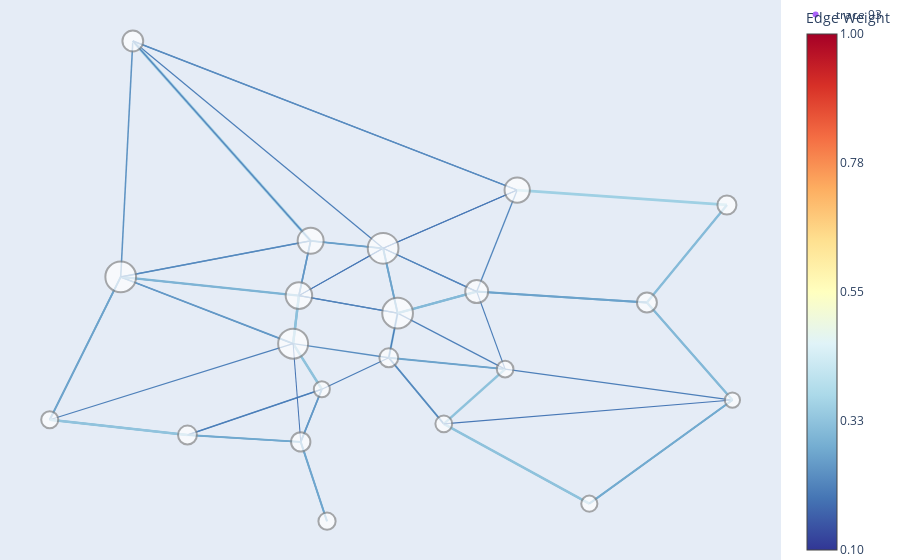

Notebook code cell kept with this figure:
### Code cell
G2 = define_graph(trip_counts, remove_weak_edges=True, threshold=0.1, standardise=False)
G2 = update_node_sizes(G2, income, var_of_interest)
positions = get_positions(gdf)
edge_widths = set_art(G2, 0.1)
fig = plotly_graph(G2, positions, edge_widths, var_of_interest, node_size_scale=0.003)
fig.show()

### Figure 1 — Plotly figure (JSON) as saved in the notebook; plotly's stock layout.template omitted (floating-point values rounded to 4 significant figures)
{"data": [{"hoverinfo": "text", "line": {"color": "rgba(253.01960784313727, 174.98039215686273, 97.92156862745098, 1.0)", "width": 6.959}, "mode": "lines", "showlegend": false, "text": "Width: 6.96", "type": "scatter", "x": [-3.705, -3.705, null], "y": [40.42, 40.42, null]}, {"hoverinfo": "text", "line": {"color": "rgba(90.19607843137256, 142.2549019607843, 193.07843137254903, 1.0)", "width": 1.472}, "mode": "lines", "showlegend": false, "text": "Width: 1.47", "type": "scatter", "x": [-3.705, -3.697, null], "y": [40.42, 40.4, null]}, {"hoverinfo": "text", "line": {"color": "rgba(126.78431372549022, 181.62745098039218, 213.7058823529412, 1.0)", "width": 2.201}, "mode": "lines", "showlegend": false, "text": "Width: 2.20", "type": "scatter", "x": [-3.705, -3.704, null], "y": [40.42, 40.44, null]}, {"hoverinfo": "text", "line": {"color": "rgba(73.60784313725492, 122.49019607843138, 182.84313725490196, 1.0)", "width": 1.095}, "mode": "lines", "showlegend": false, "text": "Width: 1.10", "type": "scatter", "x": [-3.705, -3.757, null], "y": [40.42, 40.45, null]}, {"hoverinfo": "text", "line": {"color": "rgba(141.8823529411765, 193.70588235294122, 220.2941176470588, 1.0)", "width": 2.494}, "mode": "lines", "showlegend": false, "text": "Width: 2.49", "type": "scatter", "x": [-3.697, -3.705, null], "y": [40.4, 40.42, null]}, {"hoverinfo": "text", "line": {"color": "rgba(254.50980392156862, 239.80392156862743, 167.9607843137255, 1.0)", "width": 5.475}, "mode": "lines", "showlegend": false, "text": "Width: 5.47", "type": "scatter", "x": [-3.697, -3.697, null], "y": [40.4, 40.4, null]}, {"hoverinfo": "text", "line": {"color": "rgba(88.35294117647061, 140.0588235294118, 191.94117647058823, 1.0)", "width": 1.439}, "mode": "lines", "showlegend": false, "text": "Width: 1.44", "type": "scatter", "x": [-3.697, -3.737, null], "y": [40.4, 40.38, null]}, {"hoverinfo": "text", "line": {"color": "rgba(90.19607843137256, 142.2549019607843, 193.07843137254903, 1.0)", "width": 1.451}, "mode": "lines", "showlegend": false, "text": "Width: 1.45", "type": "scatter", "x": [-3.697, -3.703, null], "y": [40.4, 40.38, null]}, {"hoverinfo": "text", "line": {"color": "rgba(139.72549019607845, 191.98039215686276, 219.3529411764706, 1.0)", "width": 2.428}, "mode": "lines", "showlegend": false, "text": "Width: 2.43", "type": "scatter", "x": [-3.704, -3.705, null], "y": [40.44, 40.42, null]}, {"hoverinfo": "text", "line": {"color": "rgba(77.29411764705883, 126.88235294117649, 185.11764705882354, 1.0)", "width": 1.194}, "mode": "lines", "showlegend": false, "text": "Width: 1.19", "type": "scatter", "x": [-3.704, -3.674, null], "y": [40.44, 40.43, null]}, {"hoverinfo": "text", "line": {"color": "rgba(69.921568627451, 118.09803921568628, 180.56862745098042, 1.0)", "width": 1.035}, "mode": "lines", "showlegend": false, "text": "Width: 1.03", "type": "scatter", "x": [-3.704, -3.678, null], "y": [40.44, 40.46, null]}, {"hoverinfo": "text", "line": {"color": "rgba(99.41176470588236, 153.2352941176471, 198.76470588235296, 1.0)", "width": 1.641}, "mode": "lines", "showlegend": false, "text": "Width: 1.64", "type": "scatter", "x": [-3.704, -3.7, null], "y": [40.44, 40.46, null]}, {"hoverinfo": "text", "line": {"color": "rgba(253.72549019607843, 210.27450980392157, 131.09803921568627, 1.0)", "width": 6.263}, "mode": "lines", "showlegend": false, "text": "Width: 6.26", "type": "scatter", "x": [-3.704, -3.704, null], "y": [40.44, 40.44, null]}, {"hoverinfo": "text", "line": {"color": "rgba(88.35294117647061, 140.0588235294118, 191.94117647058823, 1.0)", "width": 1.418}, "mode": "lines", "showlegend": false, "text": "Width: 1.42", "type": "scatter", "x": [-3.704, -3.757, null], "y": [40.44, 40.45, null]}, {"hoverinfo": "text", "line": {"color": "rgba(99.41176470588236, 153.2352941176471, 198.76470588235296, 1.0)", "width": 1.655}, "mode": "lines", "showlegend": false, "text": "Width: 1.65", "type": "scatter", "x": [-3.757, -3.705, null], "y": [40.45, 40.42, null]}, {"hoverinfo": "text", "line": {"color": "rgba(97.5686274509804, 151.03921568627453, 197.62745098039218, 1.0)", "width": 1.603}, "mode": "lines", "showlegend": false, "text": "Width: 1.60", "type": "scatter", "x": [-3.757, -3.7, null], "y": [40.45, 40.46, null]}, {"hoverinfo": "text", "line": {"color": "rgba(124.62745098039218, 179.90196078431376, 212.76470588235296, 1.0)", "width": 2.149}, "mode": "lines", "showlegend": false, "text": "Width: 2.15", "type": "scatter", "x": [-3.757, -3.704, null], "y": [40.45, 40.44, null]}, {"hoverinfo": "text", "line": {"color": "rgba(93.88235294117649, 146.64705882352945, 195.3529411764706, 1.0)", "width": 1.549}, "mode": "lines", "showlegend": false, "text": "Width: 1.55", "type": "scatter", "x": [-3.757, -3.754, null], "y": [40.45, 40.54, null]}, {"hoverinfo": "text", "line": {"color": "rgba(254.8235294117647, 249.5294117647059, 182.70588235294122, 1.0)", "width": 5.159}, "mode": "lines", "showlegend": false, "text": "Width: 5.16", "type": "scatter", "x": [-3.757, -3.757, null], "y": [40.45, 40.45, null]}, {"hoverinfo": "text", "line": {"color": "rgba(95.72549019607845, 148.843137254902, 196.49019607843138, 1.0)", "width": 1.574}, "mode": "lines", "showlegend": false, "text": "Width: 1.57", "type": "scatter", "x": [-3.757, -3.779, null], "y": [40.45, 40.39, null]}, {"hoverinfo": "text", "line": {"color": "rgba(75.45098039215688, 124.68627450980394, 183.98039215686276, 1.0)", "width": 1.144}, "mode": "lines", "showlegend": false, "text": "Width: 1.14", "type": "scatter", "x": [-3.737, -3.697, null], "y": [40.38, 40.4, null]}, {"hoverinfo": "text", "line": {"color": "rgba(110.47058823529414, 166.41176470588238, 205.58823529411765, 1.0)", "width": 1.879}, "mode": "lines", "showlegend": false, "text": "Width: 1.88", "type": "scatter", "x": [-3.737, -3.779, null], "y": [40.38, 40.39, null]}, {"hoverinfo": "text", "line": {"color": "rgba(252.47058823529414, 170.17647058823536, 95.23529411764709, 1.0)", "width": 7.058}, "mode": "lines", "showlegend": false, "text": "Width: 7.06", "type": "scatter", "x": [-3.737, -3.737, null], "y": [40.38, 40.38, null]}, {"hoverinfo": "text", "line": {"color": "rgba(93.88235294117649, 146.64705882352945, 195.3529411764706, 1.0)", "width": 1.529}, "mode": "lines", "showlegend": false, "text": "Width: 1.53", "type": "scatter", "x": [-3.737, -3.703, null], "y": [40.38, 40.38, null]}, {"hoverinfo": "text", "line": {"color": "rgba(68.6078431372549, 115.76470588235296, 179.3921568627451, 1.0)", "width": 1.003}, "mode": "lines", "showlegend": false, "text": "Width: 1.00", "type": "scatter", "x": [-3.703, -3.705, null], "y": [40.38, 40.42, null]}, {"hoverinfo": "text", "line": {"color": "rgba(99.41176470588236, 153.2352941176471, 198.76470588235296, 1.0)", "width": 1.677}, "mode": "lines", "showlegend": false, "text": "Width: 1.68", "type": "scatter", "x": [-3.703, -3.697, null], "y": [40.38, 40.4, null]}, {"hoverinfo": "text", "line": {"color": "rgba(112.31372549019609, 168.60784313725495, 206.72549019607843, 1.0)", "width": 1.916}, "mode": "lines", "showlegend": false, "text": "Width: 1.92", "type": "scatter", "x": [-3.703, -3.737, null], "y": [40.38, 40.38, null]}, {"hoverinfo": "text", "line": {"color": "rgba(254.31372549019608, 233.72549019607843, 158.7450980392157, 1.0)", "width": 5.68}, "mode": "lines", "showlegend": false, "text": "Width: 5.68", "type": "scatter", "x": [-3.703, -3.703, null], "y": [40.38, 40.38, null]}, {"hoverinfo": "text", "line": {"color": "rgba(97.5686274509804, 151.03921568627453, 197.62745098039218, 1.0)", "width": 1.609}, "mode": "lines", "showlegend": false, "text": "Width: 1.61", "type": "scatter", "x": [-3.703, -3.695, null], "y": [40.38, 40.34, null]}, {"hoverinfo": "text", "line": {"color": "rgba(90.19607843137256, 142.2549019607843, 193.07843137254903, 1.0)", "width": 1.457}, "mode": "lines", "showlegend": false, "text": "Width: 1.46", "type": "scatter", "x": [-3.676, -3.705, null], "y": [40.41, 40.42, null]}, {"hoverinfo": "text", "line": {"color": "rgba(75.45098039215688, 124.68627450980394, 183.98039215686276, 1.0)", "width": 1.133}, "mode": "lines", "showlegend": false, "text": "Width: 1.13", "type": "scatter", "x": [-3.676, -3.697, null], "y": [40.41, 40.4, null]}, {"hoverinfo": "text", "line": {"color": "rgba(253.1764705882353, 254.2941176470588, 194.35294117647058, 1.0)", "width": 4.934}, "mode": "lines", "showlegend": false, "text": "Width: 4.93", "type": "scatter", "x": [-3.676, -3.676, null], "y": [40.41, 40.41, null]}, {"hoverinfo": "text", "line": {"color": "rgba(120.31372549019609, 176.45098039215688, 210.88235294117646, 1.0)", "width": 2.093}, "mode": "lines", "showlegend": false, "text": "Width: 2.09", "type": "scatter", "x": [-3.676, -3.674, null], "y": [40.41, 40.43, null]}, {"hoverinfo": "text", "line": {"color": "rgba(104.94117647058823, 159.82352941176472, 202.17647058823528, 1.0)", "width": 1.773}, "mode": "lines", "showlegend": false, "text": "Width: 1.77", "type": "scatter", "x": [-3.676, -3.66, null], "y": [40.41, 40.38, null]}, {"hoverinfo": "text", "line": {"color": "rgba(75.45098039215688, 124.68627450980394, 183.98039215686276, 1.0)", "width": 1.158}, "mode": "lines", "showlegend": false, "text": "Width: 1.16", "type": "scatter", "x": [-3.676, -3.641, null], "y": [40.41, 40.41, null]}, {"hoverinfo": "text", "line": {"color": "rgba(69.921568627451, 118.09803921568628, 180.56862745098042, 1.0)", "width": 1.041}, "mode": "lines", "showlegend": false, "text": "Width: 1.04", "type": "scatter", "x": [-3.674, -3.676, null], "y": [40.43, 40.41, null]}, {"hoverinfo": "text", "line": {"color": "rgba(253.52941176470588, 200.47058823529414, 121.88235294117646, 1.0)", "width": 6.455}, "mode": "lines", "showlegend": false, "text": "Width: 6.45", "type": "scatter", "x": [-3.674, -3.674, null], "y": [40.43, 40.43, null]}, {"hoverinfo": "text", "line": {"color": "rgba(101.25490196078432, 155.4313725490196, 199.90196078431376, 1.0)", "width": 1.697}, "mode": "lines", "showlegend": false, "text": "Width: 1.70", "type": "scatter", "x": [-3.674, -3.678, null], "y": [40.43, 40.46, null]}, {"hoverinfo": "text", "line": {"color": "rgba(80.98039215686276, 131.2745098039216, 187.3921568627451, 1.0)", "width": 1.258}, "mode": "lines", "showlegend": false, "text": "Width: 1.26", "type": "scatter", "x": [-3.674, -3.704, null], "y": [40.43, 40.44, null]}, {"hoverinfo": "text", "line": {"color": "rgba(114.15686274509805, 170.8039215686275, 207.86274509803923, 1.0)", "width": 1.965}, "mode": "lines", "showlegend": false, "text": "Width: 1.96", "type": "scatter", "x": [-3.674, -3.65, null], "y": [40.43, 40.44, null]}, {"hoverinfo": "text", "line": {"color": "rgba(84.66666666666667, 135.66666666666669, 189.66666666666669, 1.0)", "width": 1.355}, "mode": "lines", "showlegend": false, "text": "Width: 1.35", "type": "scatter", "x": [-3.66, -3.676, null], "y": [40.38, 40.41, null]}, {"hoverinfo": "text", "line": {"color": "rgba(253.5686274509804, 202.43137254901967, 123.72549019607848, 1.0)", "width": 6.431}, "mode": "lines", "showlegend": false, "text": "Width: 6.43", "type": "scatter", "x": [-3.66, -3.66, null], "y": [40.38, 40.38, null]}, {"hoverinfo": "text", "line": {"color": "rgba(97.5686274509804, 151.03921568627453, 197.62745098039218, 1.0)", "width": 1.608}, "mode": "lines", "showlegend": false, "text": "Width: 1.61", "type": "scatter", "x": [-3.66, -3.616, null], "y": [40.38, 40.35, null]}, {"hoverinfo": "text", "line": {"color": "rgba(108.62745098039218, 164.21568627450984, 204.45098039215688, 1.0)", "width": 1.85}, "mode": "lines", "showlegend": false, "text": "Width: 1.85", "type": "scatter", "x": [-3.641, -3.676, null], "y": [40.41, 40.41, null]}, {"hoverinfo": "text", "line": {"color": "rgba(79.13725490196079, 129.07843137254903, 186.25490196078434, 1.0)", "width": 1.239}, "mode": "lines", "showlegend": false, "text": "Width: 1.24", "type": "scatter", "x": [-3.641, -3.674, null], "y": [40.41, 40.43, null]}, {"hoverinfo": "text", "line": {"color": "rgba(141.8823529411765, 193.70588235294122, 220.2941176470588, 1.0)", "width": 2.497}, "mode": "lines", "showlegend": false, "text": "Width: 2.50", "type": "scatter", "x": [-3.641, -3.66, null], "y": [40.41, 40.38, null]}, {"hoverinfo": "text", "line": {"color": "rgba(237.37254901960787, 248.1764705882353, 223.41176470588232, 1.0)", "width": 4.421}, "mode": "lines", "showlegend": false, "text": "Width: 4.42", "type": "scatter", "x": [-3.641, -3.641, null], "y": [40.41, 40.41, null]}, {"hoverinfo": "text", "line": {"color": "rgba(75.45098039215688, 124.68627450980394, 183.98039215686276, 1.0)", "width": 1.139}, "mode": "lines", "showlegend": false, "text": "Width: 1.14", "type": "scatter", "x": [-3.641, -3.65, null], "y": [40.41, 40.44, null]}, {"hoverinfo": "text", "line": {"color": "rgba(108.62745098039218, 164.21568627450984, 204.45098039215688, 1.0)", "width": 1.867}, "mode": "lines", "showlegend": false, "text": "Width: 1.87", "type": "scatter", "x": [-3.678, -3.674, null], "y": [40.46, 40.43, null]}, {"hoverinfo": "text", "line": {"color": "rgba(253.60784313725492, 204.3921568627451, 125.5686274509804, 1.0)", "width": 6.391}, "mode": "lines", "showlegend": false, "text": "Width: 6.39", "type": "scatter", "x": [-3.678, -3.678, null], "y": [40.46, 40.46, null]}, {"hoverinfo": "text", "line": {"color": "rgba(80.98039215686276, 131.2745098039216, 187.3921568627451, 1.0)", "width": 1.289}, "mode": "lines", "showlegend": false, "text": "Width: 1.29", "type": "scatter", "x": [-3.678, -3.7, null], "y": [40.46, 40.46, null]}, {"hoverinfo": "text", "line": {"color": "rgba(73.60784313725492, 122.49019607843138, 182.84313725490196, 1.0)", "width": 1.129}, "mode": "lines", "showlegend": false, "text": "Width: 1.13", "type": "scatter", "x": [-3.678, -3.704, null], "y": [40.46, 40.44, null]}, {"hoverinfo": "text", "line": {"color": "rgba(77.29411764705883, 126.88235294117649, 185.11764705882354, 1.0)", "width": 1.206}, "mode": "lines", "showlegend": false, "text": "Width: 1.21", "type": "scatter", "x": [-3.678, -3.754, null], "y": [40.46, 40.54, null]}, {"hoverinfo": "text", "line": {"color": "rgba(82.82352941176471, 133.47058823529412, 188.5294117647059, 1.0)", "width": 1.322}, "mode": "lines", "showlegend": false, "text": "Width: 1.32", "type": "scatter", "x": [-3.678, -3.65, null], "y": [40.46, 40.44, null]}, {"hoverinfo": "text", "line": {"color": "rgba(69.921568627451, 118.09803921568628, 180.56862745098042, 1.0)", "width": 1.018}, "mode": "lines", "showlegend": false, "text": "Width: 1.02", "type": "scatter", "x": [-3.678, -3.638, null], "y": [40.46, 40.48, null]}, {"hoverinfo": "text", "line": {"color": "rgba(131.0980392156863, 185.07843137254903, 215.58823529411765, 1.0)", "width": 2.266}, "mode": "lines", "showlegend": false, "text": "Width: 2.27", "type": "scatter", "x": [-3.65, -3.674, null], "y": [40.44, 40.43, null]}, {"hoverinfo": "text", "line": {"color": "rgba(82.82352941176471, 133.47058823529412, 188.5294117647059, 1.0)", "width": 1.295}, "mode": "lines", "showlegend": false, "text": "Width: 1.29", "type": "scatter", "x": [-3.65, -3.678, null], "y": [40.44, 40.46, null]}, {"hoverinfo": "text", "line": {"color": "rgba(254.78431372549022, 248.31372549019608, 180.8627450980392, 1.0)", "width": 5.222}, "mode": "lines", "showlegend": false, "text": "Width: 5.22", "type": "scatter", "x": [-3.65, -3.65, null], "y": [40.44, 40.44, null]}, {"hoverinfo": "text", "line": {"color": "rgba(110.47058823529414, 166.41176470588238, 205.58823529411765, 1.0)", "width": 1.896}, "mode": "lines", "showlegend": false, "text": "Width: 1.90", "type": "scatter", "x": [-3.65, -3.599, null], "y": [40.44, 40.43, null]}, {"hoverinfo": "text", "line": {"color": "rgba(104.94117647058823, 159.82352941176472, 202.17647058823528, 1.0)", "width": 1.792}, "mode": "lines", "showlegend": false, "text": "Width: 1.79", "type": "scatter", "x": [-3.7, -3.678, null], "y": [40.46, 40.46, null]}, {"hoverinfo": "text", "line": {"color": "rgba(254.0, 224.0, 144.0, 1.0)", "width": 6.015}, "mode": "lines", "showlegend": false, "text": "Width: 6.01", "type": "scatter", "x": [-3.7, -3.7, null], "y": [40.46, 40.46, null]}, {"hoverinfo": "text", "line": {"color": "rgba(97.5686274509804, 151.03921568627453, 197.62745098039218, 1.0)", "width": 1.618}, "mode": "lines", "showlegend": false, "text": "Width: 1.62", "type": "scatter", "x": [-3.7, -3.704, null], "y": [40.46, 40.44, null]}, {"hoverinfo": "text", "line": {"color": "rgba(161.29411764705884, 209.23529411764707, 228.76470588235296, 1.0)", "width": 2.84}, "mode": "lines", "showlegend": false, "text": "Width: 2.84", "type": "scatter", "x": [-3.7, -3.754, null], "y": [40.46, 40.54, null]}, {"hoverinfo": "text", "line": {"color": "rgba(84.66666666666667, 135.66666666666669, 189.66666666666669, 1.0)", "width": 1.332}, "mode": "lines", "showlegend": false, "text": "Width: 1.33", "type": "scatter", "x": [-3.7, -3.757, null], "y": [40.46, 40.45, null]}, {"hoverinfo": "text", "line": {"color": "rgba(84.66666666666667, 135.66666666666669, 189.66666666666669, 1.0)", "width": 1.355}, "mode": "lines", "showlegend": false, "text": "Width: 1.36", "type": "scatter", "x": [-3.754, -3.7, null], "y": [40.54, 40.46, null]}, {"hoverinfo": "text", "line": {"color": "rgba(165.0, 0.0, 38.0, 1.0)", "width": 10}, "mode": "lines", "showlegend": false, "text": "Width: 10.00", "type": "scatter", "x": [-3.754, -3.754, null], "y": [40.54, 40.54, null]}, {"hoverinfo": "text", "line": {"color": "rgba(71.76470588235294, 120.29411764705884, 181.7058823529412, 1.0)", "width": 1.086}, "mode": "lines", "showlegend": false, "text": "Width: 1.09", "type": "scatter", "x": [-3.754, -3.638, null], "y": [40.54, 40.48, null]}, {"hoverinfo": "text", "line": {"color": "rgba(73.60784313725492, 122.49019607843138, 182.84313725490196, 1.0)", "width": 1.105}, "mode": "lines", "showlegend": false, "text": "Width: 1.10", "type": "scatter", "x": [-3.638, -3.678, null], "y": [40.48, 40.46, null]}, {"hoverinfo": "text", "line": {"color": "rgba(88.35294117647061, 140.0588235294118, 191.94117647058823, 1.0)", "width": 1.417}, "mode": "lines", "showlegend": false, "text": "Width: 1.42", "type": "scatter", "x": [-3.638, -3.754, null], "y": [40.48, 40.54, null]}, {"hoverinfo": "text", "line": {"color": "rgba(84.66666666666667, 135.66666666666669, 189.66666666666669, 1.0)", "width": 1.349}, "mode": "lines", "showlegend": false, "text": "Width: 1.35", "type": "scatter", "x": [-3.638, -3.65, null], "y": [40.48, 40.44, null]}, {"hoverinfo": "text", "line": {"color": "rgba(224.66666666666666, 68.33333333333333, 48.333333333333336, 1.0)", "width": 8.649}, "mode": "lines", "showlegend": false, "text": "Width: 8.65", "type": "scatter", "x": [-3.638, -3.638, null], "y": [40.48, 40.48, null]}, {"hoverinfo": "text", "line": {"color": "rgba(79.13725490196079, 129.07843137254903, 186.25490196078434, 1.0)", "width": 1.217}, "mode": "lines", "showlegend": false, "text": "Width: 1.22", "type": "scatter", "x": [-3.779, -3.705, null], "y": [40.39, 40.42, null]}, {"hoverinfo": "text", "line": {"color": "rgba(108.62745098039218, 164.21568627450984, 204.45098039215688, 1.0)", "width": 1.864}, "mode": "lines", "showlegend": false, "text": "Width: 1.86", "type": "scatter", "x": [-3.779, -3.757, null], "y": [40.39, 40.45, null]}, {"hoverinfo": "text", "line": {"color": "rgba(253.33333333333334, 190.66666666666666, 112.66666666666666, 1.0)", "width": 6.668}, "mode": "lines", "showlegend": false, "text": "Width: 6.67", "type": "scatter", "x": [-3.779, -3.779, null], "y": [40.39, 40.39, null]}, {"hoverinfo": "text", "line": {"color": "rgba(144.03921568627453, 195.4313725490196, 221.23529411764707, 1.0)", "width": 2.513}, "mode": "lines", "showlegend": false, "text": "Width: 2.51", "type": "scatter", "x": [-3.779, -3.737, null], "y": [40.39, 40.38, null]}, {"hoverinfo": "text", "line": {"color": "rgba(110.47058823529414, 166.41176470588238, 205.58823529411765, 1.0)", "width": 1.902}, "mode": "lines", "showlegend": false, "text": "Width: 1.90", "type": "scatter", "x": [-3.695, -3.703, null], "y": [40.34, 40.38, null]}, {"hoverinfo": "text", "line": {"color": "rgba(236.0392156862745, 92.25490196078431, 59.31372549019608, 1.0)", "width": 8.272}, "mode": "lines", "showlegend": false, "text": "Width: 8.27", "type": "scatter", "x": [-3.695, -3.695, null], "y": [40.34, 40.34, null]}, {"hoverinfo": "text", "line": {"color": "rgba(141.8823529411765, 193.70588235294122, 220.2941176470588, 1.0)", "width": 2.472}, "mode": "lines", "showlegend": false, "text": "Width: 2.47", "type": "scatter", "x": [-3.616, -3.66, null], "y": [40.35, 40.38, null]}, {"hoverinfo": "text", "line": {"color": "rgba(252.47058823529414, 170.17647058823536, 95.23529411764709, 1.0)", "width": 7.068}, "mode": "lines", "showlegend": false, "text": "Width: 7.07", "type": "scatter", "x": [-3.616, -3.616, null], "y": [40.35, 40.35, null]}, {"hoverinfo": "text", "line": {"color": "rgba(93.88235294117649, 146.64705882352945, 195.3529411764706, 1.0)", "width": 1.534}, "mode": "lines", "showlegend": false, "text": "Width: 1.53", "type": "scatter", "x": [-3.616, -3.573, null], "y": [40.35, 40.39, null]}, {"hoverinfo": "text", "line": {"color": "rgba(106.78431372549022, 162.0196078431373, 203.31372549019608, 1.0)", "width": 1.799}, "mode": "lines", "showlegend": false, "text": "Width: 1.80", "type": "scatter", "x": [-3.599, -3.65, null], "y": [40.43, 40.44, null]}, {"hoverinfo": "text", "line": {"color": "rgba(88.35294117647061, 140.0588235294118, 191.94117647058823, 1.0)", "width": 1.42}, "mode": "lines", "showlegend": false, "text": "Width: 1.42", "type": "scatter", "x": [-3.599, -3.573, null], "y": [40.43, 40.39, null]}, {"hoverinfo": "text", "line": {"color": "rgba(250.35294117647058, 154.88235294117646, 88.17647058823529, 1.0)", "width": 7.29}, "mode": "lines", "showlegend": false, "text": "Width: 7.29", "type": "scatter", "x": [-3.599, -3.599, null], "y": [40.43, 40.43, null]}, {"hoverinfo": "text", "line": {"color": "rgba(73.60784313725492, 122.49019607843138, 182.84313725490196, 1.0)", "width": 1.13}, "mode": "lines", "showlegend": false, "text": "Width: 1.13", "type": "scatter", "x": [-3.599, -3.575, null], "y": [40.43, 40.48, null]}, {"hoverinfo": "text", "line": {"color": "rgba(71.76470588235294, 120.29411764705884, 181.7058823529412, 1.0)", "width": 1.088}, "mode": "lines", "showlegend": false, "text": "Width: 1.09", "type": "scatter", "x": [-3.573, -3.66, null], "y": [40.39, 40.38, null]}, {"hoverinfo": "text", "line": {"color": "rgba(77.29411764705883, 126.88235294117649, 185.11764705882354, 1.0)", "width": 1.178}, "mode": "lines", "showlegend": false, "text": "Width: 1.18", "type": "scatter", "x": [-3.573, -3.641, null], "y": [40.39, 40.41, null]}, {"hoverinfo": "text", "line": {"color": "rgba(114.15686274509805, 170.8039215686275, 207.86274509803923, 1.0)", "width": 1.978}, "mode": "lines", "showlegend": false, "text": "Width: 1.98", "type": "scatter", "x": [-3.573, -3.616, null], "y": [40.39, 40.35, null]}, {"hoverinfo": "text", "line": {"color": "rgba(254.98039215686273, 254.39215686274508, 190.07843137254903, 1.0)", "width": 5.034}, "mode": "lines", "showlegend": false, "text": "Width: 5.03", "type": "scatter", "x": [-3.573, -3.573, null], "y": [40.39, 40.39, null]}, {"hoverinfo": "text", "line": {"color": "rgba(131.0980392156863, 185.07843137254903, 215.58823529411765, 1.0)", "width": 2.296}, "mode": "lines", "showlegend": false, "text": "Width: 2.30", "type": "scatter", "x": [-3.573, -3.599, null], "y": [40.39, 40.43, null]}, {"hoverinfo": "text", "line": {"color": "rgba(159.1372549019608, 207.50980392156865, 227.82352941176472, 1.0)", "width": 2.8}, "mode": "lines", "showlegend": false, "text": "Width: 2.80", "type": "scatter", "x": [-3.575, -3.638, null], "y": [40.48, 40.48, null]}, {"hoverinfo": "text", "line": {"color": "rgba(133.2549019607843, 186.8039215686275, 216.52941176470588, 1.0)", "width": 2.308}, "mode": "lines", "showlegend": false, "text": "Width: 2.31", "type": "scatter", "x": [-3.575, -3.599, null], "y": [40.48, 40.43, null]}, {"hoverinfo": "text", "line": {"color": "rgba(245.76470588235296, 121.74509803921568, 72.88235294117646, 1.0)", "width": 7.803}, "mode": "lines", "showlegend": false, "text": "Width: 7.80", "type": "scatter", "x": [-3.575, -3.575, null], "y": [40.48, 40.48, null]}, {"hoverinfo": "text", "marker": {"color": "white", "line": {"color": "#888", "width": 2}, "size": [29.98, 16.05, 26.53, 30.74, 18.91, 19.34, 18.91, 30.74, 16.84, 16.71, 30.74, 23.01, 26.01, 20.82, 25.32, 17.11, 17.24, 16.18, 19.93, 15.29, 19.05]}, "mode": "markers", "showlegend": false, "text": ["District: Centro", "District: Arganzuela", "District: Chamberí", "District: Moncloa-Aravaca", "District: Carabanchel", "District: Usera", "District: Retiro", "District: Salamanca", "District: Puente de Vallecas", "District: Moratalaz", "District: Chamartín", "District: Ciudad Lineal", "District: Tetuán", "District: Fuencarral-El Pardo", "District: Hortaleza", "District: Latina", "District: Villaverde", "District: Villa de Vallecas", "District: San Blas-Canillejas", "District: Vicálvaro", "District: Barajas"], "type": "scatter", "x": [-3.705, -3.697, -3.704, -3.757, -3.737, -3.703, -3.676, -3.674, -3.66, -3.641, -3.678, -3.65, -3.7, -3.754, -3.638, -3.779, -3.695, -3.616, -3.599, -3.573, -3.575], "y": [40.42, 40.4, 40.44, 40.45, 40.38, 40.38, 40.41, 40.43, 40.38, 40.41, 40.46, 40.44, 40.46, 40.54, 40.48, 40.39, 40.34, 40.35, 40.43, 40.39, 40.48]}, {"hoverinfo": "none", "marker": {"cmax": 1, "cmin": 0.1003, "colorbar": {"ticktext": ["0.10", "0.33", "0.55", "0.78", "1.00"], "tickvals": [0.1003, 0.3252, 0.5501, 0.7751, 1], "title": {"text": "Edge Weight"}}, "colorscale": [[0, "rgb(49,54,149)"], [0.1, "rgb(69,117,180)"], [0.2, "rgb(116,173,209)"], [0.3, "rgb(171,217,233)"], [0.4, "rgb(224,243,248)"], [0.5, "rgb(255,255,191)"], [0.6, "rgb(254,224,144)"], [0.7, "rgb(253,174,97)"], [0.8, "rgb(244,109,67)"], [0.9, "rgb(215,48,39)"], [1, "rgb(165,0,38)"]], "showscale": true}, "mode": "markers", "type": "scatter", "x": [null], "y": [null]}], "layout": {"hovermode": "closest", "margin": {"b": 0, "l": 0, "r": 0, "t": 0}, "showlegend": true, "xaxis": {"showgrid": false, "showticklabels": false, "zeroline": false}, "yaxis": {"showgrid": false, "showticklabels": false, "zeroline": false}}}
